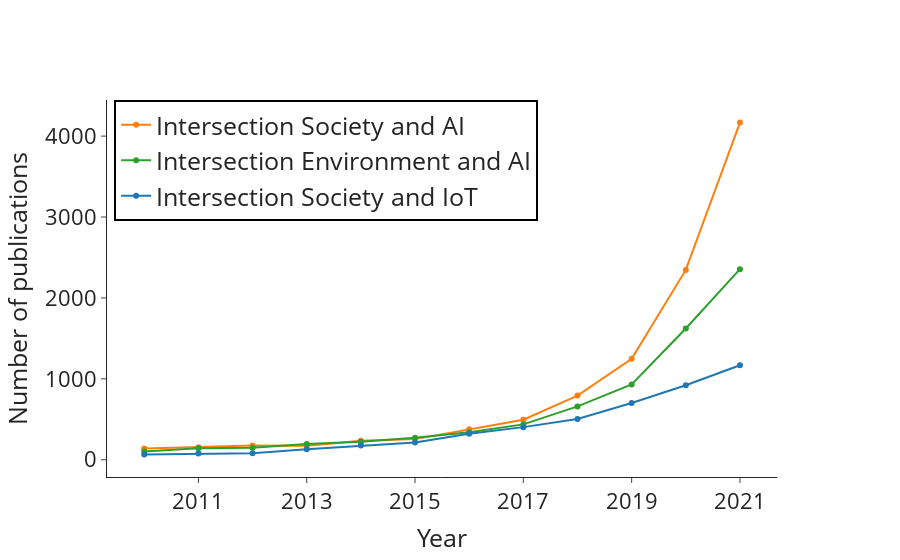

Notebook code cell kept with this figure:
### Code cell
cols = plotly.colors.DEFAULT_PLOTLY_COLORS

fig = make_subplots(specs=[[{"secondary_y": True}]])

fig.add_trace(
    go.Scatter(
        name="Intersection Society and AI",
        x=df_year_soc_ai.index,
        y=df_year_soc_ai,
        line=dict(width=2, color=cols[1])
    ),
)
fig.add_trace(
    go.Scatter(
        name="Intersection Environment and AI",
        x=df_year_env_ai.index,
        y=df_year_env_ai,
        line=dict(width=2, color=cols[2])
    ),
)
fig.add_trace(
    go.Scatter(
        name="Intersection Society and IoT",
        x=df_year_soc_iot.index,
        y=df_year_soc_iot,
        line=dict(width=2, color=cols[0])
    ),
    secondary_y=False
)


fig.update_layout(template="simple_white",
                  font=dict(size=25),
                  legend=dict
                      (
                        yanchor="top",
                        y=1,
                        xanchor="left",
                        x=0.01,
                        bordercolor="Black",
                        borderwidth=2
                    )
                  )
fig.update_xaxes(
    title_font=dict(size=25),
    tickmode = 'linear',
    tick0 = 2011,
    dtick = 2,
    tickfont=dict(size=22)
    )
fig.update_yaxes(
    title_font=dict(size=25),
    tickmode = 'linear',
    tick0 = 0,
    dtick = 1000,
    tickfont=dict(size=22)
    )

fig.update_xaxes(title_text="Year")
fig.update_yaxes(title_text="Number of publications ", secondary_y=False)
fig.write_image("../img/Commission/figure_9b.jpeg", width=1080, height=800)
fig.show()

### Figure 1 — Plotly figure (JSON) as saved in the notebook; plotly's stock layout.template omitted (floating-point values rounded to 4 significant figures)
{"data": [{"line": {"color": "rgb(255, 127, 14)", "width": 2}, "name": "Intersection Society and AI", "x": [2010, 2011, 2012, 2013, 2014, 2015, 2016, 2017, 2018, 2019, 2020, 2021], "y": [139, 155, 177, 173, 234, 255, 376, 494, 793, 1247, 2346, 4167], "type": "scatter"}, {"line": {"color": "rgb(44, 160, 44)", "width": 2}, "name": "Intersection Environment and AI", "x": [2010, 2011, 2012, 2013, 2014, 2015, 2016, 2017, 2018, 2019, 2020, 2021], "y": [102, 141, 148, 195, 221, 271, 340, 437, 659, 930, 1622, 2355], "type": "scatter"}, {"line": {"color": "rgb(31, 119, 180)", "width": 2}, "name": "Intersection Society and IoT", "x": [2010, 2011, 2012, 2013, 2014, 2015, 2016, 2017, 2018, 2019, 2020, 2021], "y": [66, 77, 80, 131, 176, 214, 321, 403, 503, 701, 920, 1168], "type": "scatter", "xaxis": "x", "yaxis": "y"}], "layout": {"xaxis": {"anchor": "y", "domain": [0.0, 0.94], "title": {"font": {"size": 25}, "text": "Year"}, "tickfont": {"size": 22}, "tickmode": "linear", "tick0": 2011, "dtick": 2}, "yaxis": {"anchor": "x", "domain": [0.0, 1.0], "title": {"font": {"size": 25}, "text": "Number of publications "}, "tickfont": {"size": 22}, "tickmode": "linear", "tick0": 0, "dtick": 1000}, "yaxis2": {"anchor": "x", "overlaying": "y", "side": "right", "title": {"font": {"size": 25}}, "tickfont": {"size": 22}, "tickmode": "linear", "tick0": 0, "dtick": 1000}, "font": {"size": 25}, "legend": {"yanchor": "top", "y": 1, "xanchor": "left", "x": 0.01, "bordercolor": "Black", "borderwidth": 2}}}
